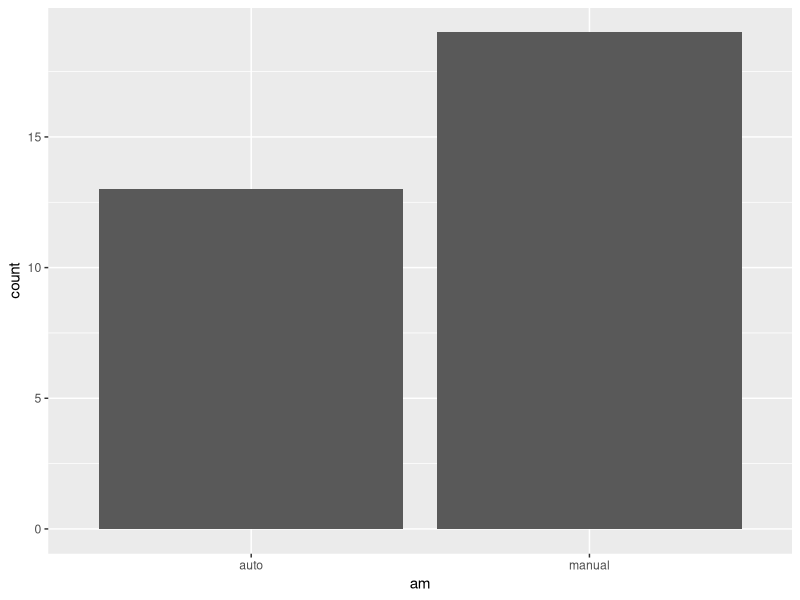
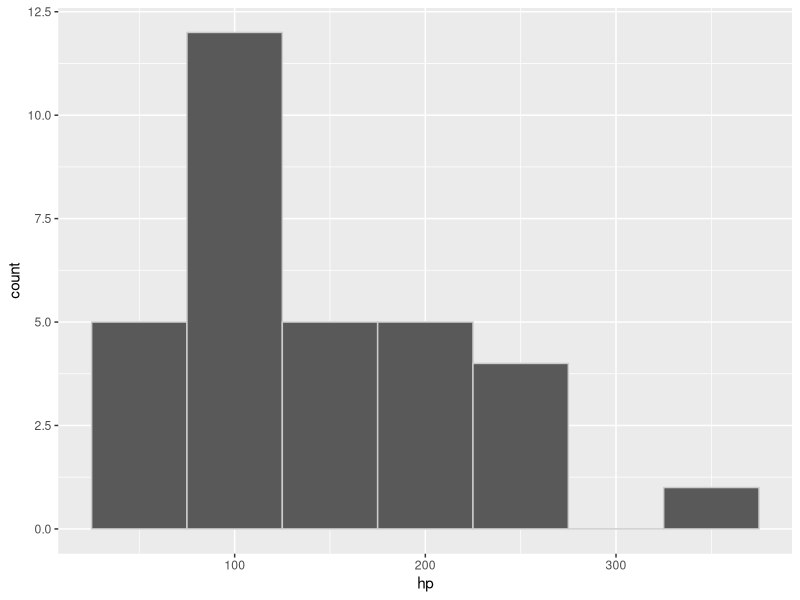
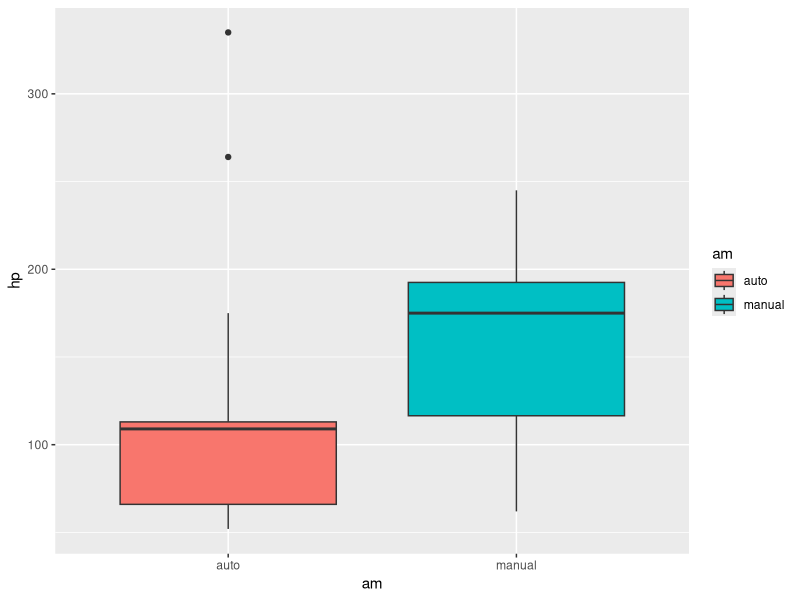
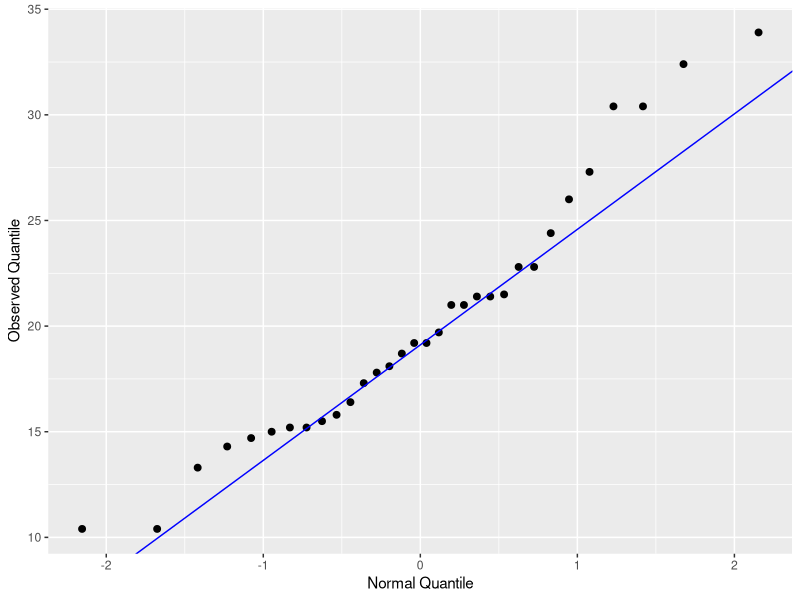

The R source for these figures, in order:
## ---- chunk 1
library(ggplot2)
mtcars2 <- read.table("mtcars2.tsv", header = T, sep = "\t")
data.frame(Variable = colnames(mtcars2)[-1], 
           Type = c("Numeric", "Categorical", "Numeric", "Numeric", "Numeric",
                    "Numeric", "Categorical", "Categorical"))
## ---- chunk 2
counts <- summary(factor(mtcars2$cyl))
n <- nrow(mtcars2)
data.frame(Frequency = counts, 
           "Rel. Freq" = counts/n*100)
## ---- chunk 3
ggplot(mtcars2, aes(x = am)) + geom_bar()
## ---- chunk 4
ggplot(mtcars2, aes(x = hp)) + geom_histogram(binwidth = 50, color = "grey80")
## ---- chunk 5
summary(mtcars2$hp)
## ---- chunk 6
ggplot(mtcars2, aes(x = am, y = hp, fill = am)) + geom_boxplot()
## ---- chunk 7
gg_qq <- function(X, x){
  y <- quantile(X$mpg, c(0.25, 0.75))
  x <- qnorm(c(0.25, 0.75))
  slope <- diff(y)/diff(x)
  int <- y[1L] - slope * x[1L]
  p <- ggplot(X, aes(sample=mpg)) +
        stat_qq(size = 2) +
        geom_abline(slope = slope, intercept = int, color="blue") +
        xlab("Normal Quantile") + ylab("Observed Quantile")
  return(p)
}
## ---- chunk 8
library(car)
gg_qq(mtcars2, "mpg")
## ---- chunk 9
by(mtcars2, mtcars2$am, function(tr) round(data.frame(mean = mean(tr$mpg), sd = sd(tr$mpg)), 2))
(z.auto <- (22 - 24.39)/6.17)
(z.manual <- (22 - 17.15)/3.83)
## ---- chunk 10
qnorm(.9, mean = 20, sd = 6)
## ---- chunk 11
qnorm(c(.125, .875), mean = 17.85, sd = 1.79)
